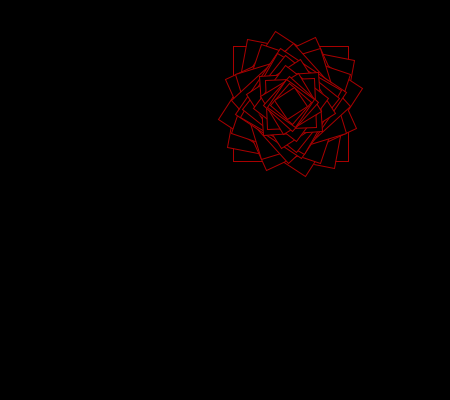
Frame 1 (no input)
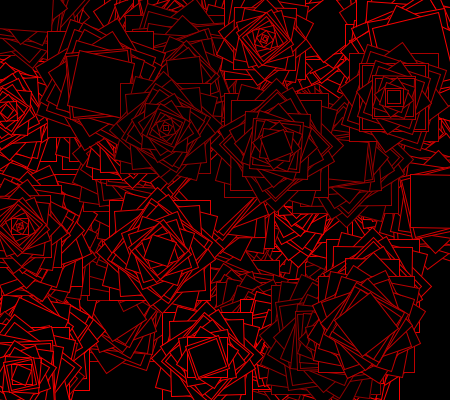
Frame 60 (the mouse pressed at the canvas centre just before this capture)
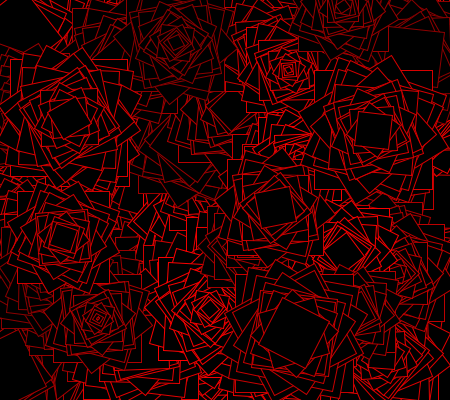
Frame 120 (the mouse held since frame 60 and released just before this capture)

The Processing sketch that drew these frames (run headless with seeded random() and noise(); from frame 60 on, the mouse is pressed at the canvas centre):

// Processing sketch: processing_28338
// ── processing_28338.pde

void setup()
{
    size( 450, 400 );
    background( 0 );
    rectMode(CENTER);
    fill(0);
}

void draw()
{
    smooth();
    
    squareFlower();
    
}

void squareFlower()
{
    float x = random(width);
    float y = random(height);
    float steps = floor( random(10, 20) );
    float angle = random( 8, 20 );
    float startSize = random(80, 120);
    color c = color( 128 + random(128), 0, 0);
     
    stroke( c );
    
    pushMatrix();
    translate(x, y);
    
    for ( int i = 0; i < steps; i++ ) {
        rotate( radians( angle * i ) );
        rect( 0, 0, startSize - 5*i, startSize - 5*i);
    }
    popMatrix();
}               
